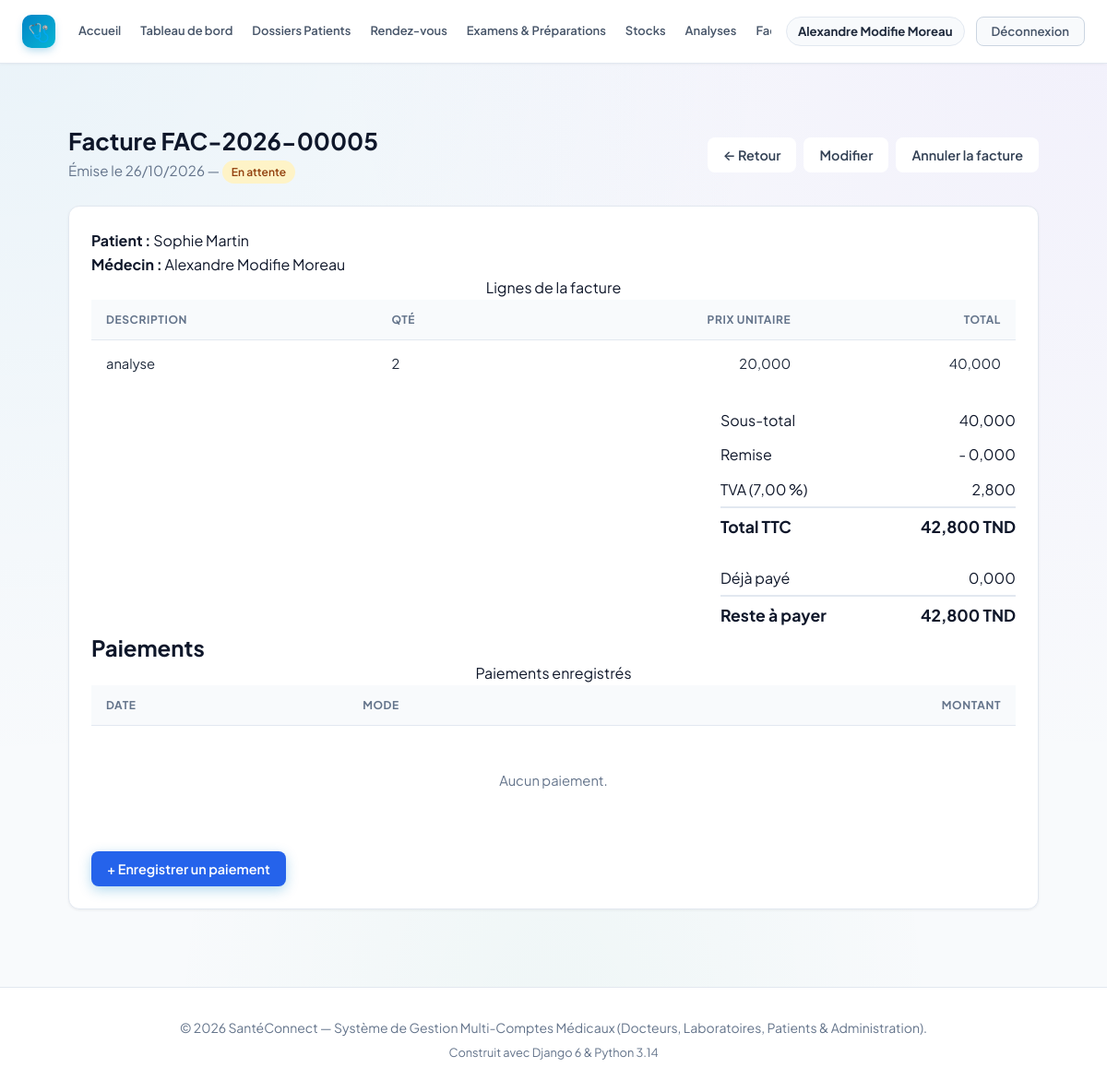
Before: /billing/factures/8/ (signed in) with the older database file.
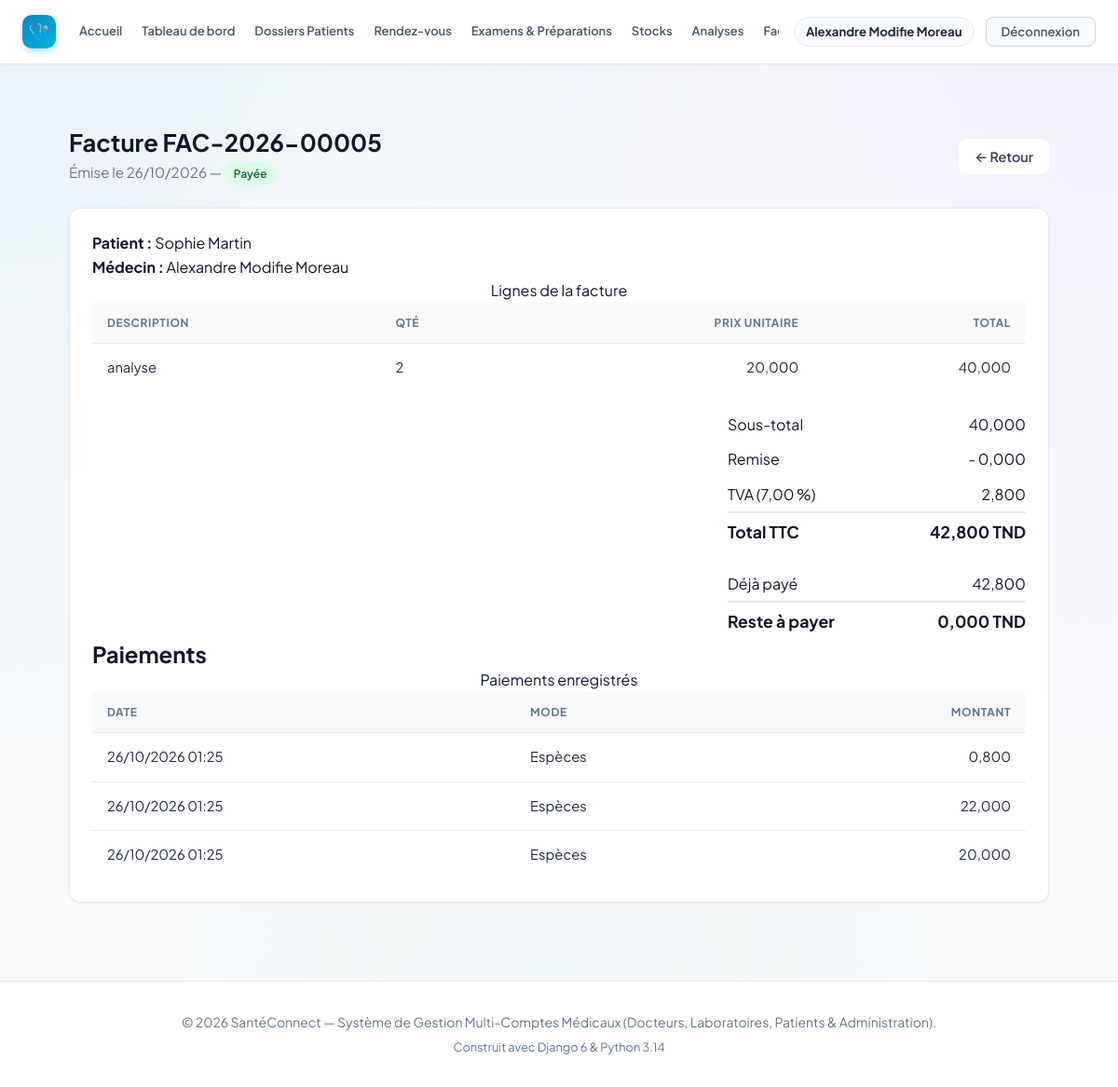
After: the same page with the newer database file.
### accounts/models.py (models this page shows, shortened)
class User(AbstractUser):
    class Role(models.TextChoices):
        ADMIN = 'ADMIN', 'Administrateur'
        DOCTEUR = 'DOCTEUR', 'Médecin'
        LABORATOIRE = 'LABORATOIRE', 'Laborantin'
        PATIENT = 'PATIENT', 'Patient'
    role = models.CharField(
        max_length=20,
        choices=Role.choices,
        default=Role.PATIENT,
        verbose_name="Rôle utilisateur"
    )
    phone = models.CharField(max_length=25, blank=True, null=True, verbose_name="Téléphone")
    address = models.CharField(max_length=255, blank=True, null=True, verbose_name="Adresse")
    city = models.CharField(max_length=100, blank=True, null=True, verbose_name="Ville")
    is_verified = models.BooleanField(
        default=False,
        verbose_name="Compte certifié / validé",
        help_text="Coché par l'administrateur pour valider l'activité d'un docteur ou laboratoire."
    )
    objects = CustomUserManager()
    class Meta:
        verbose_name = "Utilisateur"
        verbose_name_plural = "Tous les Utilisateurs"
    @property
    def is_doctor(self):
        return self.role == self.Role.DOCTEUR
    @property
    def is_laboratory(self):
        return self.role == self.Role.LABORATOIRE
    @property
    def is_patient(self):
        return self.role == self.Role.PATIENT
    @property
    def is_admin_user(self):
        return self.role == self.Role.ADMIN or self.is_superuser

### billing/models.py (models this page shows, shortened)
class Facture(models.Model):
    class Statut(models.TextChoices):
        EN_ATTENTE = 'EN_ATTENTE', 'En attente'
        PARTIELLE = 'PARTIELLE', 'Partiellement payée'
        PAYEE = 'PAYEE', 'Payée'
        ANNULEE = 'ANNULEE', 'Annulée'
    numero = models.CharField("Numéro", max_length=20, unique=True, blank=True)
    patient = models.ForeignKey(settings.AUTH_USER_MODEL, on_delete=models.PROTECT,
                                related_name='factures_patient',
                                limit_choices_to={'role': 'PATIENT'})
    medecin = models.ForeignKey(settings.AUTH_USER_MODEL, on_delete=models.PROTECT,
                                related_name='factures_medecin', null=True, blank=True,
                                limit_choices_to={'role': 'DOCTEUR'})
    date_emission = models.DateField("Date d'émission", auto_now_add=True)
    statut = models.CharField("Statut", max_length=20,
                              choices=Statut.choices, default=Statut.EN_ATTENTE)
    remise = models.DecimalField("Remise", max_digits=12, decimal_places=3, default=0)
    tva = models.DecimalField("TVA (%)", max_digits=5, decimal_places=2, default=0)
    class Meta:
        ordering = ['-date_emission', '-id']
    @property
    def sous_total(self):
        return sum((l.total for l in self.lignes.all()), Decimal('0'))
    @property
    def total_ht(self):
        return max(self.sous_total - self.remise, Decimal('0'))
    @property
    def montant_tva(self):
        return (self.total_ht * self.tva / Decimal('100')).quantize(Decimal('0.001'))
    @property
    def total_ttc(self):
        return self.total_ht + self.montant_tva
    def total_paye(self):
        return sum((p.montant for p in self.paiements.all()), Decimal('0'))
    def reste_a_payer(self):
        return self.total_ttc - self.total_paye()

class LigneFacture(models.Model):
    facture = models.ForeignKey(Facture, on_delete=models.CASCADE, related_name='lignes')
    tarif = models.ForeignKey(Tarif, on_delete=models.SET_NULL, null=True, blank=True)
    description = models.CharField("Description", max_length=200)
    reference = models.CharField("Référence", max_length=50, blank=True)
    quantite = models.PositiveIntegerField("Quantité", default=1)
    prix_unitaire = models.DecimalField("Prix unitaire", max_digits=12, decimal_places=3)
    @property
    def total(self):
        return self.quantite * self.prix_unitaire

class Paiement(models.Model):
    class Mode(models.TextChoices):
        ESPECES = 'ESPECES', 'Espèces'
        CARTE = 'CARTE', 'Carte bancaire'
        CHEQUE = 'CHEQUE', 'Chèque'
        VIREMENT = 'VIREMENT', 'Virement'
    facture = models.ForeignKey(Facture, on_delete=models.PROTECT, related_name='paiements')
    montant = models.DecimalField("Montant", max_digits=12, decimal_places=3,
                                  validators=[MinValueValidator(Decimal('0.001'))])
    mode = models.CharField("Mode", max_length=10, choices=Mode.choices, default=Mode.ESPECES)
    date_paiement = models.DateTimeField("Date", default=timezone.now)
    enregistre_par = models.ForeignKey(settings.AUTH_USER_MODEL, null=True, blank=True,
                                       on_delete=models.SET_NULL, related_name='+')
    class Meta:
        ordering = ['-date_paiement']

### billing/views.py (the view)
# urls.py: path('factures/<int:pk>/', views.facture_detail, name='facture_detail'),
@billing_access_required
def facture_detail(request, pk):
    facture = get_object_or_404(factures_visibles(request.user), pk=pk)
    peut_gerer = request.user.is_admin_user or request.user.is_doctor
    return render(request, 'billing/facture_detail.html',
                  {'facture': facture, 'peut_gerer': peut_gerer})

### billing/permissions.py (called while the page is built)
def role_required(test):
    def decorator(view):
        @wraps(view)
        def wrapper(request, *args, **kwargs):
            if not request.user.is_authenticated:
                return redirect_to_login(request.get_full_path())
            if not test(request.user):
                raise PermissionDenied
            return view(request, *args, **kwargs)
        return wrapper
    return decorator

def _is_billing_staff(u):
    return u.is_admin_user or (u.is_doctor and u.is_verified)

def _can_see_billing(u):
    return _is_billing_staff(u) or u.is_patient

def factures_visibles(user):
    from .models import Facture
    qs = Facture.objects.select_related('patient', 'medecin')
    if user.is_admin_user:
        return qs
    if user.is_doctor and user.is_verified:
        return qs.filter(medecin=user)
    if user.is_patient:
        return qs.filter(patient=user)
    return qs.none()

### billing/templates/billing/facture_detail.html (shortened to what this page needs)
{% extends 'base.html' %}
{% load static %}
{% block content %}
<link rel="stylesheet" href="{% static 'billing/billing.css' %}">
<div class="container billing-page">
    <div class="page-header">
        <div>
            <h1>Facture {{ facture.numero }}</h1>
            <p>Émise le {{ facture.date_emission|date:"d/m/Y" }} —
               <span class="badge badge-{{ facture.statut|lower }}">{{ facture.get_statut_display }}</span></p>
        </div>
        <div class="actions">
            <a href="{% url 'facture_list' %}" class="btn btn-light">← Retour</a>
            {% if peut_gerer and facture.statut == 'EN_ATTENTE' %}
            <a href="{% url 'facture_update' facture.pk %}" class="btn btn-light">Modifier</a>
            <form method="post" action="{% url 'facture_cancel' facture.pk %}" style="display:inline"
                  onsubmit="return confirm('Annuler cette facture ?');">
                <button type="submit" class="btn btn-light">Annuler la facture</button>
            </form>
            {% endif %}
        </div>
    </div>
    <div class="card"><div class="card-body">
        <p><strong>Patient :</strong> {{ facture.patient.get_full_name|default:facture.patient.username }}</p>
        {% if facture.medecin %}
        <p><strong>Médecin :</strong> {{ facture.medecin.get_full_name|default:facture.medecin.username }}</p>
        {% endif %}
        <div class="table-wrap">
        <table>
            <caption class="sr-only">Lignes de la facture</caption>
            <thead><tr><th scope="col">Description</th><th scope="col">Qté</th>
                <th scope="col" class="text-right">Prix unitaire</th><th scope="col" class="text-right">Total</th></tr></thead>
            <tbody>
                {% for l in facture.lignes.all %}
                <tr><td>{{ l.description }}</td><td>{{ l.quantite }}</td>
                    <td class="text-right">{{ l.prix_unitaire|floatformat:3 }}</td>
                    <td class="text-right">{{ l.total|floatformat:3 }}</td></tr>
                {% empty %}
                <tr><td colspan="4" class="empty">Aucune ligne.</td></tr>
                {% endfor %}
            </tbody>
        </table>
        </div>
        <div class="totals">
            <div><span>Sous-total</span><span>{{ facture.sous_total|floatformat:3 }}</span></div>
            <div><span>Remise</span><span>- {{ facture.remise|floatformat:3 }}</span></div>
            <div><span>TVA ({{ facture.tva }} %)</span><span>{{ facture.montant_tva|floatformat:3 }}</span></div>
            <div class="grand"><span>Total TTC</span><span>{{ facture.total_ttc|floatformat:3 }} TND</span></div>
        </div>
        <div class="totals">
            <div><span>Déjà payé</span><span>{{ facture.total_paye|floatformat:3 }}</span></div>
            <div class="grand"><span>Reste à payer</span><span>{{ facture.reste_a_payer|floatformat:3 }} TND</span></div>
        </div>
        <h2>Paiements</h2>
        <div class="table-wrap">
        <table>
            <caption class="sr-only">Paiements enregistrés</caption>
            <thead><tr><th scope="col">Date</th><th scope="col">Mode</th><th scope="col" class="text-right">Montant</th></tr></thead>
            <tbody>
            {% for p in facture.paiements.all %}
            <tr><td>{{ p.date_paiement|date:"d/m/Y H:i" }}</td><td>{{ p.get_mode_display }}</td>
                <td class="text-right">{{ p.montant|floatformat:3 }}</td></tr>
            {% empty %}<tr><td colspan="3" class="empty">Aucun paiement.</td></tr>{% endfor %}
            </tbody>
        </table>
        </div>
        {% if peut_gerer and facture.statut != 'ANNULEE' and facture.statut != 'PAYEE' %}
        <p style="margin-top:16px;"><a href="{% url 'paiement_create' facture.pk %}" class="btn btn-primary">+ Enregistrer un paiement</a></p>
        {% endif %}
    </div></div>
</div>
{% endblock %}

### templates/base.html (shortened to what this page needs)
{% load static %}
<!doctype html>
<html lang="fr">
  <head>
    <link rel="stylesheet" href="{% static 'css/style.css' %}?v=20261022_1" />
  </head>
  <body>
    <nav class="navbar" id="main-navbar">
      <div class="container navbar-inner">
        <div class="navbar-brand-section">
          <a href="{% url 'home' %}" class="logo-brand" id="brand-logo-link">
            <span class="logo-icon">🩺</span>
          </a>
        </div>
        <div class="nav-links" id="main-nav-links">
          <a href="{% url 'home' %}" class="nav-item-link" id="nav-home"
            >Accueil</a
          >
          {% if user.is_authenticated %}
            <a href="{% url 'dashboard' %}" class="nav-item-link" id="nav-dashboard">Tableau de bord</a>
            {% if user.is_admin_user or user.is_doctor %}
              <a href="{% url 'dossiers_patients_list' %}" class="nav-item-link" id="nav-dossiers">Dossiers Patients</a>
            {% endif %}
            {% if user.is_admin_user or user.is_doctor or user.is_patient %}
              <a href="{% url 'rendezvous:rdv_list' %}" class="nav-item-link" id="nav-rendezvous">Rendez-vous</a>
            {% endif %}
            {% if user.is_admin_user or user.is_doctor %}
              <a href="{% url 'examens_list' %}" class="nav-item-link" id="nav-examens">Examens &amp; Préparations</a>
            {% endif %}
            {% if user.is_admin_user or user.is_laboratory or user.is_doctor %}
              <a href="{% url 'stock:dashboard' %}" class="nav-item-link" id="nav-stock">Stocks</a>
            {% endif %}
            {% if user.is_laboratory %}
              <a href="{% url 'laboratoire:prelevement_list' %}" class="nav-item-link" id="nav-laboratoire">Prélèvements</a>
            {% elif user.is_doctor %}
              <a href="{% url 'laboratoire:demande_list' %}" class="nav-item-link">Analyses</a>
            {% endif %}
            {% if user.is_admin_user or user.is_patient or user.is_doctor and user.is_verified %}
              <a href="{% url 'facture_list' %}" class="nav-item-link" id="nav-factures">Factures</a>
            {% endif %}
          {% endif %}
        </div>
        <div class="navbar-user-actions" id="nav-user-actions">
          {% if user.is_authenticated %}
          <div class="nav-user-badge" id="nav-user-profile">
            <a
              href="{% url 'profile' %}"
              class="nav-user-name-link"
              id="nav-profile-edit"
              title="Mon profil"
              >{{ user.get_full_name|default:user.username }}</a
            >
          </div>
          <a
            href="{% url 'logout' %}"
            class="nav-logout-btn"
            id="btn-nav-logout"
            >Déconnexion</a
          >
          {% endif %}
        </div>
      </div>
    </nav>
    <main style="flex: 1; padding: 24px 0 60px">
      {% block content %}{% endblock %}
    </main>
    <footer class="footer">
      <div class="container">
        <p>
          © 2026 SantéConnect — Système de Gestion Multi-Comptes Médicaux
          (Docteurs, Laboratoires, Patients & Administration).
        </p>
        <p style="margin-top: 6px; font-size: 0.8rem; color: #64748b">
          Construit avec Django 6 & Python 3.14
        </p>
      </div>
    </footer>
  </body>
</html>

### billing/static/billing/billing.css (style rules this page uses)
.billing-page { --primary: #2563eb; --primary-dark: #1d4ed8; --danger: #dc2626; --success-bg: #dcfce7; --success-text: #166534; --muted: #64748b; --border: #e2e8f0; --bg-soft: #f8fafc; max-width: 1100px; margin: 0 auto; padding: 24px; font-family: inherit; }
.billing-page .page-header { display: flex; justify-content: space-between; align-items: center; margin-bottom: 24px; flex-wrap: wrap; gap: 12px; }
.billing-page .page-header h1 { margin: 0; font-size: 1.6rem; color: #0f172a; }
.billing-page .page-header p { margin: 4px 0 0; color: var(--muted); font-size: .95rem; }
.billing-page .btn { display: inline-flex; align-items: center; gap: 6px; padding: 9px 16px; border-radius: 8px; border: 1px solid transparent; font-size: .9rem; font-weight: 600; text-decoration: none; cursor: pointer; transition: all .15s ease; }
.btn-light { background: #fff; color: #334155; border-color: var(--border); }
.billing-page .card { background: #fff; border: 1px solid var(--border); border-radius: 12px; box-shadow: 0 1px 3px rgba(0,0,0,.06); overflow: hidden; }
.billing-page .card-body { padding: 24px; }
.billing-page .table-wrap { overflow-x: auto; }
.billing-page table { width: 100%; border-collapse: collapse; }
.billing-page th { background: var(--bg-soft); text-align: left; padding: 12px 16px; font-size: .75rem; text-transform: uppercase; letter-spacing: .05em; color: var(--muted); border-bottom: 1px solid var(--border); }
.billing-page td { padding: 14px 16px; border-bottom: 1px solid var(--border); font-size: .92rem; color: #1e293b; }
.billing-page tbody tr:last-child td { border-bottom: none; }
.billing-page .text-right { text-align: right; }
.billing-page .actions { display: flex; gap: 8px; justify-content: flex-end; }
.badge { display: inline-block; padding: 3px 10px; border-radius: 999px; font-size: .75rem; font-weight: 600; }
.badge-payee { background: #dcfce7; color: #166534; }
.billing-page .totals { margin-left: auto; max-width: 320px; margin-top: 16px; }
.billing-page .totals div { display: flex; justify-content: space-between; padding: 6px 0; }
.billing-page .totals .grand { border-top: 2px solid var(--border); font-weight: 700; font-size: 1.1rem; }

Changed rows visible on the page:
changed Facture "Sophie Martin": statut "En attente" → "Payée"; total_paye "0,000" → "42,800"; reste_a_payer "42,800" → "0,000"
added Paiement: date_paiement "26/10/2026 01:25", mode "Espèces", montant "0,800"
added Paiement: date_paiement "26/10/2026 01:25", mode "Espèces", montant "22,000"
added Paiement: date_paiement "26/10/2026 01:25", mode "Espèces", montant "20,000"
Other visible differences:
text no longer shown: "Modifier Annuler la facture Aucun paiement. + Enregistrer un paiement"
